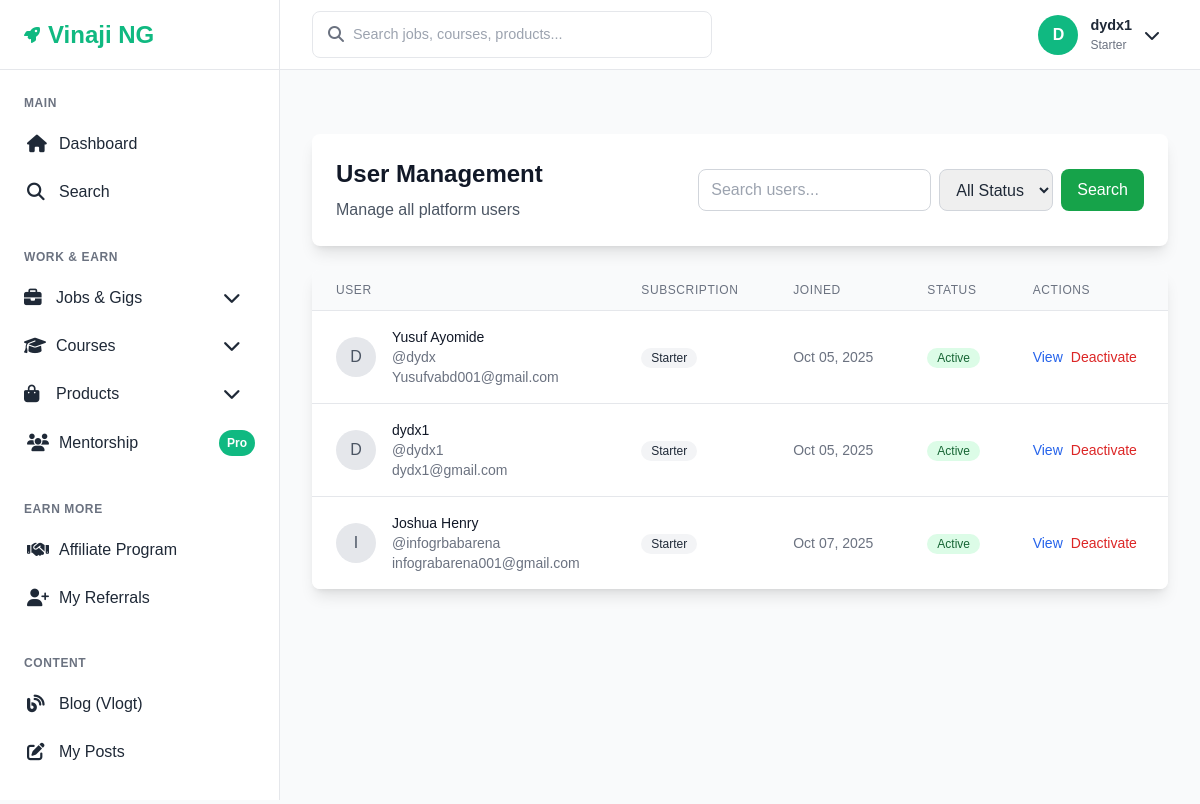
Page /site-admin/users/ (signed in) on the committed database.
### accounts/models.py (models this page shows, shortened)
class User(AbstractUser):
    SUBSCRIPTION_CHOICES = [
        ('starter', 'Starter'),
        ('pro', 'Pro'),
        ('mentorship', 'Mentorship'),
    ]
    subscription_level = models.CharField(
        max_length=20,
        choices=SUBSCRIPTION_CHOICES,
        default='starter'
    )
    referral_code = models.CharField(max_length=20, unique=True, blank=True)
    is_verified = models.BooleanField(default=False)
    date_updated = models.DateTimeField(auto_now=True)
    groups = models.ManyToManyField(
        Group,
        related_name="custom_user_groups",  # use "+" if you don’t need reverse access
        blank=True
    )
    user_permissions = models.ManyToManyField(
        Permission,
        related_name="custom_user_permissions",  # use "+" if you don’t need reverse access
        blank=True
    )
    def get_display_name(self):
        if self.first_name and self.last_name:
            return f"{self.first_name} {self.last_name}"
        return self.username

### site_core/views.py (the view, shortened to what this page needs)
# urls.py: path('users/', views.user_management, name='user_management'),
@staff_member_required
def user_management(request):
    users = User.objects.select_related('profile').all()
    search = request.GET.get('search', '')
    status = request.GET.get('status', '')
    if status == 'active':
        users = users.filter(is_active=True)
    elif status == 'inactive':
        users = users.filter(is_active=False)
    paginator = Paginator(users, 20)
    page_number = request.GET.get('page')
    page_obj = paginator.get_page(page_number)
    context = {
        'page_obj': page_obj,
        'users': page_obj,
        'search': search,
        'status': status,
    }
    return render(request, 'admin_panel/user_management.html', context)

### templates/admin_panel/user_management.html (shortened to what this page needs)
{% extends 'base.html' %}
{% block content %}
<div class="space-y-6">
    <div class="bg-white rounded-lg shadow-lg p-6">
        <div class="flex justify-between items-center">
            <div>
                <h1 class="text-2xl font-bold text-gray-900">User Management</h1>
                <p class="text-gray-600 mt-2">Manage all platform users</p>
            </div>
            <div class="flex space-x-3">
                <form method="get" class="flex space-x-2">
                    <input type="text" name="search" value="{{ search|default:'' }}"
                           placeholder="Search users..."
                           class="px-3 py-2 border border-gray-300 rounded-lg focus:outline-none focus:ring-2 focus:ring-green-500 focus:border-green-500">
                    <select name="status" class="px-3 py-2 border border-gray-300 rounded-lg focus:outline-none focus:ring-2 focus:ring-green-500 focus:border-green-500">
                        <option value="">All Status</option>
                    </select>
                    <button type="submit" class="bg-green-600 text-white px-4 py-2 rounded-lg hover:bg-green-700 transition-colors">
                        Search
                    </button>
                </form>
            </div>
        </div>
    </div>
    <div class="bg-white rounded-lg shadow-lg overflow-hidden">
        <div class="overflow-x-auto">
            <table class="min-w-full divide-y divide-gray-200">
                <thead class="bg-gray-50">
                    <tr>
                        <th class="px-6 py-3 text-left text-xs font-medium text-gray-500 uppercase tracking-wider">User</th>
                        <th class="px-6 py-3 text-left text-xs font-medium text-gray-500 uppercase tracking-wider">Subscription</th>
                        <th class="px-6 py-3 text-left text-xs font-medium text-gray-500 uppercase tracking-wider">Joined</th>
                        <th class="px-6 py-3 text-left text-xs font-medium text-gray-500 uppercase tracking-wider">Status</th>
                        <th class="px-6 py-3 text-left text-xs font-medium text-gray-500 uppercase tracking-wider">Actions</th>
                    </tr>
                </thead>
                <tbody class="bg-white divide-y divide-gray-200">
                    {% for user in users %}
                    <tr class="hover:bg-gray-50">
                        <td class="px-6 py-4 whitespace-nowrap">
                            <div class="flex items-center">
                                <div class="flex-shrink-0 h-10 w-10">
                                    {% if user.profile.profile_picture %}
                                        <img class="h-10 w-10 rounded-full" src="{{ user.profile.profile_picture.url }}" alt="">
                                    {% else %}
                                        <div class="h-10 w-10 rounded-full bg-gray-200 flex items-center justify-center">
                                            <span class="text-gray-600 font-medium">{{ user.username|first|upper }}</span>
                                        </div>
                                    {% endif %}
                                </div>
                                <div class="ml-4">
                                    <div class="text-sm font-medium text-gray-900">{{ user.get_display_name }}</div>
                                    <div class="text-sm text-gray-500">@{{ user.username }}</div>
                                    <div class="text-sm text-gray-500">{{ user.email }}</div>
                                </div>
                            </div>
                        </td>
                        <td class="px-6 py-4 whitespace-nowrap">
                            <span class="inline-flex items-center px-2.5 py-0.5 rounded-full text-xs font-medium
                                {% if user.subscription_level == 'pro' %}bg-purple-100 text-purple-800
                                {% elif user.subscription_level == 'mentorship' %}bg-yellow-100 text-yellow-800
                                {% else %}bg-gray-100 text-gray-800{% endif %}">
                                {{ user.get_subscription_level_display }}
                            </span>
                        </td>
                        <td class="px-6 py-4 whitespace-nowrap text-sm text-gray-500">
                            {{ user.date_joined|date:"M d, Y" }}
                        </td>
                        <td class="px-6 py-4 whitespace-nowrap">
                            <span class="inline-flex items-center px-2.5 py-0.5 rounded-full text-xs font-medium
                                {% if user.is_active %}bg-green-100 text-green-800
                                {% else %}bg-red-100 text-red-800{% endif %}">
                                {% if user.is_active %}Active{% else %}Inactive{% endif %}
                            </span>
                        </td>
                        <td class="px-6 py-4 whitespace-nowrap text-sm font-medium">
                            <div class="flex space-x-2">
                                <a href="{% url 'user_detail' user.id %}" class="text-blue-600 hover:text-blue-900">View</a>
                                <a href="{% url 'toggle_user_status' user.id %}"
                                   class="{% if user.is_active %}text-red-600 hover:text-red-900{% else %}text-green-600 hover:text-green-900{% endif %}">
                                    {% if user.is_active %}Deactivate{% else %}Activate{% endif %}
                                </a>
                            </div>
                        </td>
                    </tr>
                    {% empty %}
                    <tr>
                        <td colspan="5" class="px-6 py-4 text-center text-gray-500">
                            No users found.
                        </td>
                    </tr>
                    {% endfor %}
                </tbody>
            </table>
        </div>
    </div>
</div>
{% endblock %}

### templates/base.html (shortened to what this page needs)
{% load static %}
<!DOCTYPE html>
<html lang="en">
<head>
    <link href="{% static 'css/style.css' %}" rel="stylesheet">
    <script src="https://cdn.tailwindcss.com"></script>
    <link rel="stylesheet" href="https://cdnjs.cloudflare.com/ajax/libs/font-awesome/6.4.0/css/all.min.css">
</head>
<body>
    <aside class="sidebar" id="sidebar">
        <div class="sidebar-header">
            <a href="{% url 'dashboard' %}" class="logo">
                <i class="fas fa-rocket text-primary"></i>
                <span class="logo-text">Vinaji NG</span>
            </a>
        </div>
        <nav class="sidebar-nav">
            <div class="nav-section">
                <div class="nav-title">Main</div>
                <ul class="nav-links">
                    <li>
                        <a href="{% url 'dashboard' %}" class="nav-link {% if request.resolver_match.url_name == 'dashboard' %}active{% endif %}">
                            <i class="fas fa-home"></i>
                            Dashboard
                        </a>
                    </li>
                    <li>
                        <a href="{% url 'search_results' %}" class="nav-link">
                            <i class="fas fa-search"></i>
                            Search
                        </a>
                    </li>
                </ul>
            </div>
            <div class="nav-section">
                <div class="nav-title">Work & Earn</div>
                <ul class="nav-links">
                    <li class="dropdown">
                        <button class="nav-link dropdown-toggle" onclick="toggleDropdown(this)">
                            <i class="fas fa-briefcase"></i>
                            Jobs & Gigs
                            <i class="fas fa-chevron-down ml-auto text-sm"></i>
                        </button>
                    </li>
                    <li class="dropdown">
                        <button class="nav-link dropdown-toggle" onclick="toggleDropdown(this)">
                            <i class="fas fa-graduation-cap"></i>
                            Courses
                            <i class="fas fa-chevron-down ml-auto text-sm"></i>
                        </button>
                    </li>
                    <li class="dropdown">
                        <button class="nav-link dropdown-toggle" onclick="toggleDropdown(this)">
                            <i class="fas fa-shopping-bag"></i>
                            Products
                            <i class="fas fa-chevron-down ml-auto text-sm"></i>
                        </button>
                    </li>
                        <a href="{% url 'mentorship_list' %}" class="nav-link {% if 'mentorship' in request.resolver_match.url_name %}active{% endif %}">
                            <i class="fas fa-users"></i>
                            Mentorship
                            <span class="badge">Pro</span>
                        </a>
                </ul>
            </div>
            <div class="nav-section">
                <div class="nav-title">Earn More</div>
                <ul class="nav-links">
                    <li>
                        <a href="{% url 'affiliate_dashboard' %}" class="nav-link {% if 'affiliate' in request.resolver_match.url_name %}active{% endif %}">
                            <i class="fas fa-handshake"></i>
                            Affiliate Program
                        </a>
                    </li>
                    <li>
                        <a href="{% url 'referral_list' %}" class="nav-link {% if 'referral' in request.resolver_match.url_name %}active{% endif %}">
                            <i class="fas fa-user-plus"></i>
                            My Referrals
                        </a>
                    </li>
                </ul>
            </div>
            <div class="nav-section">
                <div class="nav-title">Content</div>
                <ul class="nav-links">
                    <li>
                        <a href="{% url 'blog_list' %}" class="nav-link {% if 'blog' in request.resolver_match.url_name %}active{% endif %}">
                            <i class="fas fa-blog"></i>
                            Blog (Vlogt)
                        </a>
                    </li>
                    <li>
                        <a href="{% url 'blog_manage' %}" class="nav-link {% if request.resolver_match.url_name == 'blog_manage' %}active{% endif %}">
                            <i class="fas fa-edit"></i>
                            My Posts
                        </a>
                    </li>
                </ul>
            </div>
        </nav>
    </aside>
    <header class="header">
        <div class="header-left">
            <div class="search-container">
                <i class="fas fa-search search-icon"></i>
                <form action="{% url 'search_results' %}" method="get">
                    <input type="text"
                           name="q"
                           class="search-input"
                           placeholder="Search jobs, courses, products..."
                           value="{{ request.GET.q }}">
                </form>
            </div>
        </div>
        <div class="header-right">
            {% if user.is_authenticated %}
                <div class="user-dropdown">
                    <button class="user-menu-btn" id="userMenuBtn">
                        <div class="user-avatar">
                            {{ user.username|first|upper }}
                        </div>
                        <div class="user-info">
                            <div class="user-name">{{ user.username }}</div>
                            <div class="user-role">{{ user.get_subscription_level_display }}</div>
                        </div>
                        <i class="fas fa-chevron-down"></i>
                    </button>
                </div>
            {% endif %}
        </div>
    </header>
    <main class="main-content">
        {% block content %}{% endblock %}
    </main>
</body>
</html>

### rows in the picture
User: username|first "D", username "dydx1", subscription_level "Starter", get_display_name "dydx1", email "dydx1@gmail.com", date_joined "Oct 05, 2025", is_active "Active"
User: username|first "D", get_display_name "Yusuf Ayomide", username "dydx", email "Yusufvabd001@gmail.com", subscription_level "Starter", date_joined "Oct 05, 2025", is_active "Active"
User: username|first "I", get_display_name "Joshua Henry", username "infogrbabarena", email "infograbarena001@gmail.com", subscription_level "Starter", date_joined "Oct 07, 2025", is_active "Active"
